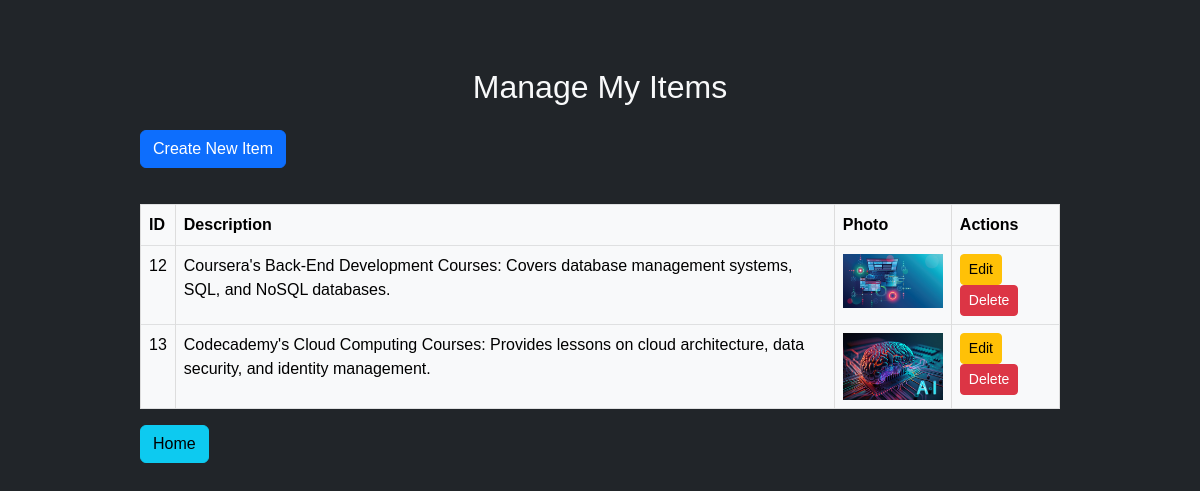
The app's page /manage_items.php (signed in) with its own data.
### tables this page shows
CREATE TABLE `items` (
  `id` int(11) NOT NULL,
  `description` text NOT NULL,
  `photo` varchar(100) DEFAULT NULL,
  `created_by` int(11) DEFAULT NULL
);

### manage_items.php (the view, shortened to what this page needs)
<?php
include 'db_connect.php';
$user_id = $_SESSION['user_id'];
$result = $conn->prepare("SELECT id, description, photo FROM Items WHERE created_by = ?");
$result->bind_param("i", $user_id);
$result->execute();
$items = $result->get_result();
?>
<!DOCTYPE html>
<html lang="en">
<head>
    <link href="https://cdn.jsdelivr.net/npm/bootstrap@5.3.0-alpha1/dist/css/bootstrap.min.css" rel="stylesheet">
    <link rel="stylesheet" href="styles.css">
</head>
<body class="bg-dark text-light">
    <div class="container my-5">
        <h2 class="text-center mb-4 text-light">Manage My Items</h2>
        <?php if ($items->num_rows > 0): ?>
            <a href="create_item.php" class="btn btn-primary mb-3">Create New Item</a>
            <table class="table table-bordered table-light">
                <thead>
                    <tr>
                        <th>ID</th>
                        <th>Description</th>
                        <th>Photo</th>
                        <th>Actions</th>
                    </tr>
                </thead>
                <tbody>
                    <?php while ($item = $items->fetch_assoc()): ?>
                        <tr>
                            <td><?php echo htmlspecialchars($item['id']); ?></td>
                            <td><?php echo htmlspecialchars($item['description']); ?></td>
                            <td><img src="uploads/<?php echo htmlspecialchars($item['photo']); ?>" width="100" alt="Item Photo"></td>
                            <td>
                                <a href="edit_item.php?id=<?php echo $item['id']; ?>" class="btn btn-warning btn-sm">Edit</a>
                                <button type="button" class="btn btn-danger btn-sm" data-bs-toggle="modal" data-bs-target="#deleteModal" data-item-id="<?= $item['id'] ?>">Delete</button>
                            </td>
                        </tr>
                    <?php endwhile; ?>
                </tbody>
            </table>
        <?php else: ?>
            <div class="alert alert-info" role="alert">
                You have no items to manage. <a href="create_item.php" class="alert-link">Create a new item</a> now.
            </div>
        <?php endif; ?>
        <div class="mb-3">
            <a href="index.php" class="btn btn-info float-right">Home</a>
        </div>
    </div>
</body>
</html>

### styles.css (style rules this page uses)
body { font-family: Arial, sans-serif; margin: 0; padding: 0; background-color: #0000; }
h1, h2 { color: #333; }
a { text-decoration: none; color: #007bff; }
.container { width: 80%; margin: 0 auto; padding: 20px; }
table { width: 100%; border-collapse: collapse; margin-top: 20px; }
table, th, td { border: 1px solid #ddd; }
th, td { padding: 12px; text-align: left; }
th { background-color: #f2f2f2; }
tr:nth-child(even) { background-color: #f9f9f9; }

### records on screen
items: id "12", description "Coursera's Back-End Development Courses: Covers database management systems, SQL, and NoSQL databases.", photo (picture)
items: id "13", description "Codecademy's Cloud Computing Courses: Provides lessons on cloud architecture, data security, and identity management.", photo (picture)
